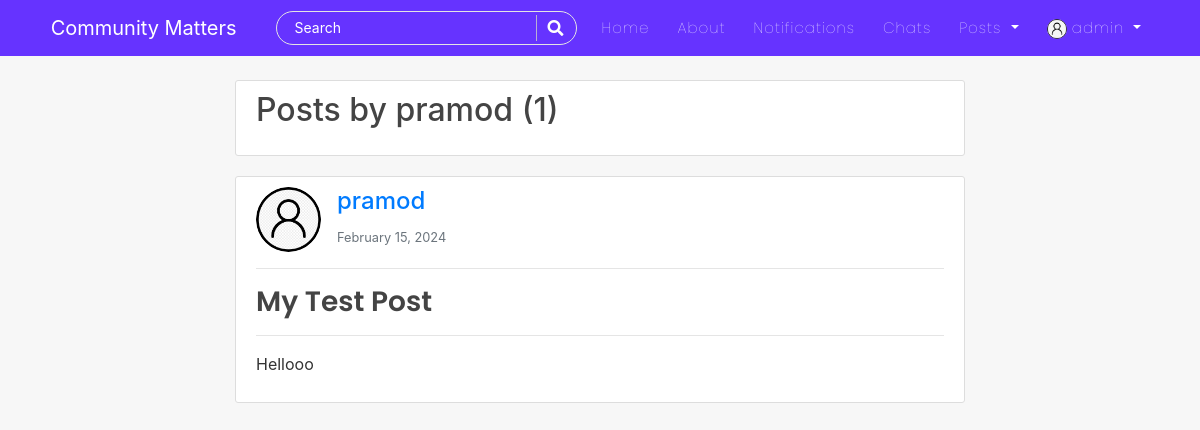
The app's page /post/user/pramod/ (signed in) with its own data.
### users/models.py (models this page shows, shortened)
class Profile(models.Model):
    user = models.OneToOneField(User, on_delete=models.CASCADE)
    is_online = models.BooleanField(default=False)
    following = models.ManyToManyField(User, related_name="following", blank=True)
    friends = models.ManyToManyField(User, related_name='my_friends', blank=True)
    bio = models.CharField(default="",blank=True,null=True,max_length=350)
    date_of_birth = models.CharField(blank=True,max_length=150)
    updated = models.DateTimeField(auto_now=True)
    created = models.DateTimeField(auto_now_add=True)
    image = models.ImageField(default='default.jpg', upload_to='profile_pics',blank=True, null=True)

### blog/models.py (models this page shows, shortened)
class Post(models.Model):
    title = models.CharField(max_length=150)
    content = RichTextField(blank=True, null=True)
    date_posted = models.DateTimeField(default=timezone.now)
    date_updated = models.DateTimeField(auto_now=True)
    author = models.ForeignKey(User, on_delete=models.CASCADE)
    likes = models.ManyToManyField(User, related_name="blogpost", blank=True)
    saves = models.ManyToManyField(User, related_name="blogsave", blank=True)

### blog/views.py (the view)
# urls.py: path('post/user/<str:username>/', UserPostListView.as_view(), name='user-posts'),
class UserPostListView(ListView):
    model = Post
    template_name = 'blog/user_posts.html'
    context_object_name = 'posts'
    paginate_by = 5
    def get_queryset(self):
        user = get_object_or_404(User, username=self.kwargs.get('username'))
        return Post.objects.filter(author=user).order_by('-date_posted')

### blog/templates/blog/user_posts.html (shortened to what this page needs)
{% extends "blog/base.html" %}
{% block content %}
<div class="col-md-8 m-auto">
<div class="content-section">
  <h2 class="mb-3">Posts by {{view.kwargs.username}} ({{page_obj.paginator.count}})</h2>
</div>
    {% for post in posts %}
    <article class="content-section" style="overflow: auto;">
      <div class="media">
          <img class="rounded-circle article-img" src="{{post.author.profile.image.url}}" alt="image">
          <div class="media-body">
              <h4><a class="mr-2" href="{% url 'profile-detail-view' post.author.pk %}">{{ post.author }}</a></h4>
              <small class="text-muted">{{ post.date_posted|date:"F d, Y" }}</small>
          </div>
      </div>
      <hr>
      <h3><a class="article-title" href="{% url 'post-detail' post.id %}">{{ post.title }}</a></h3>
      <hr>
      <p class="article-content">{{ post.content|safe }}</p>
    </article>
    {% endfor %}
</div>
{% endblock %}

### blog/templates/blog/navbar.html (shortened to what this page needs)
<nav class="navbar navbar-expand-lg navbar-dark bg-steel fixed-top">
    <div class="container">
      <a class="navbar-brand mr-4 pr-3" href="/"><img src="https://e7.pngegg.com/pngimages/359/743/png-clipart-logo-community-text-logo-thumbnail.png" width="50px" alt=""> Community Matters</a>
      <div class="collapse navbar-collapse" id="navbarToggle">
        <div class="navbar-nav mr-auto">
          <div id="searchbar" >
            <form method="GET" action="/search">
              <input required name="query" id="search" type="text" placeholder="Search">
              <button class="search-btn" type="submit"><i class="fas fa-search"></i></button>
            </form>
          </div>
        </div>
        <div class="navbar-nav">
          <a class="nav-item nav-link" href="{% url 'blog-home' %}">Home</a>
          <a class="nav-item nav-link" href="{% url 'blog-about' %}">About</a>
          {% if user.is_authenticated %}
          <a class="nav-item nav-link" href="{% url 'show-notifications' %}">Notifications</a>
          <a class="nav-item nav-link" href="{% url 'room-enroll' %}">Chats</a>
          <div class="dropdown">
            <a class="dropdown-toggle nav-link" href="#" role="button" id="dropdownMenuLink1" data-toggle="dropdown" aria-haspopup="true" aria-expanded="false">
              Posts
            </a>
          </div>
          {% endif %}
          {% if user.is_authenticated %}
            <div class="dropdown">
              <a class="dropdown-toggle nav-link" href="#" role="button" id="dropdownMenuLink2" data-toggle="dropdown" aria-haspopup="true" aria-expanded="false">
                <img class="rounded-circle" style="height: 20px; width: 20px;" src="{{user.profile.image.url}}" alt="">&nbsp;{{user|truncatechars:"10"}}
              </a>
            </div>
          {% else %}
            <a class="nav-item nav-link" href="{% url 'account_login' %}">Login</a>
            <a class="nav-item nav-link" href="{% url 'register' %}">Register</a>
          {% endif %}
        </div>
      </div>
    </div>
</nav>

### blog/static/blog/main.css (style rules this page uses)
body { background: #f7f7f7; color: #333333; margin-top: 5rem; scroll-behavior: smooth; }
h1, h2, h3, h4, h5, h6 { color: #444444; }
.bg-steel { background: #6633FF; }
.site-header .navbar-nav .nav-link { color: #ffffff; font-family:'Poppins'; font-weight: 100; margin: 0px 6px; font-size: 15px; letter-spacing: 1px; }
.content-section { background: #ffffff; padding: 10px 20px; border: 1px solid #dddddd; border-radius: 3px; margin-bottom: 20px; }
.article-title { color: #444444; font-family: 'poppins'; font-weight: 600; }
.article-content { white-space: pre-line; }
.article-img { height: 65px; width: 65px; margin-right: 16px; }
#searchbar form { width: auto; display: flex; flex-direction: row; border-radius: 50px; padding: 3px 15px; background-color: transparent; border: 1px solid #e4e4e4; margin-right: 10px; }
#searchbar form input::placeholder { color: #fff; font-size: 14px; }
#searchbar form input { border: none; outline: none; color: #fff; font-size: 15px; flex: 1; background-color:transparent; }
.search-btn { color:#fff; border: none; width: 25px; padding-left: 10px; border-left: 1px solid rgba(202, 202, 202, 0.829); outline: none; background-color: transparent; }
.search-btn i { font-size: 16px; }

### records on screen
Post: author.profile.image (placeholder picture), author "pramod", date_posted "February 15, 2024", title "My Test Post", content "Hellooo"

### other values on screen
{{ user|truncatechars:"10" }} "admin"
{{ view.kwargs.username }} "pramod"
{{ page_obj.paginator.count }} "1"
